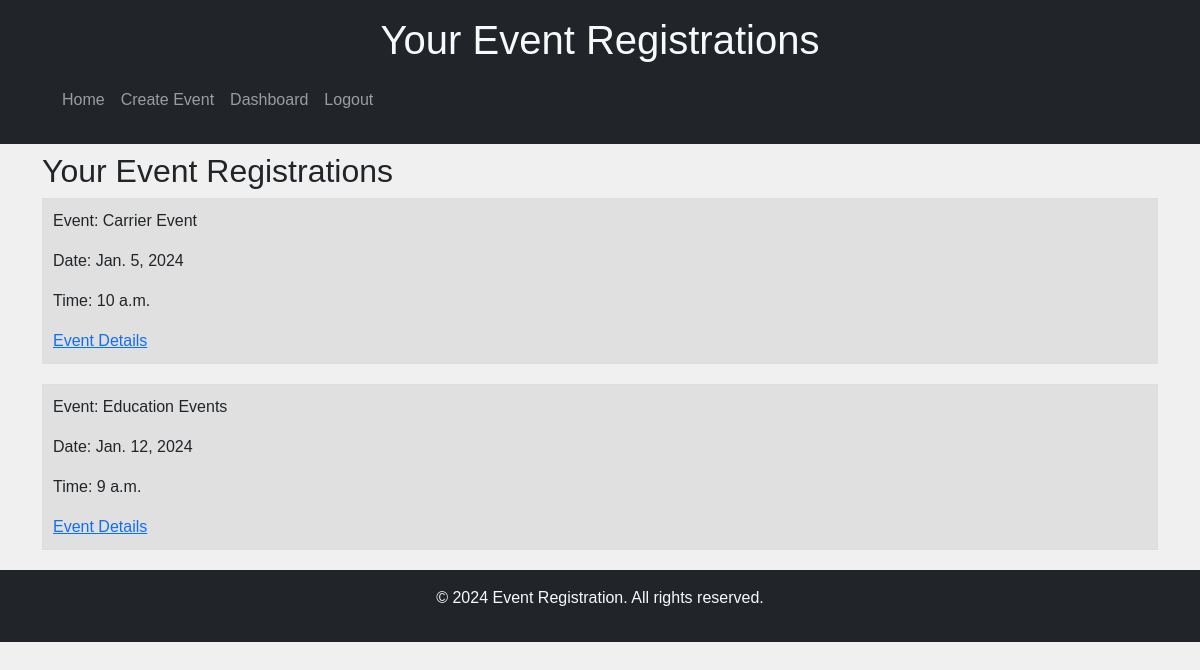
Page /dashboard/ (signed in) on the committed database.
### events/models.py (models this page shows, shortened)
class Registration(models.Model):
    user = models.ForeignKey(User, on_delete=models.CASCADE)
    event = models.ForeignKey(Event, on_delete=models.CASCADE)

class Event(models.Model):
    title = models.CharField(max_length=255)
    description = models.TextField()
    date = models.DateField()
    time = models.TimeField()
    location_name = models.CharField(max_length=255)
    max_slots = models.PositiveIntegerField()

### events/views.py (the view)
# urls.py: path('dashboard/', views.user_dashboard, name='user_dashboard'),
@login_required
def user_dashboard(request):
    registrations = Registration.objects.filter(user=request.user)
    return render(request, 'events/user_dashboard.html', {'registrations': registrations})

### events/templates/events/user_dashboard.html (shortened to what this page needs)
{% extends 'base.html' %}
{% block header %}Your Event Registrations{% endblock %}
{% block content %}
    <h2>Your Event Registrations</h2>
    {% for registration in registrations %}
        <div class="registration">
            <p>Event: {{ registration.event.title }}</p>
            <p>Date: {{ registration.event.date }}</p>
            <p>Time: {{ registration.event.time }}</p>
            <a href="{% url 'event_detail' registration.event.id %}">Event Details</a>
        </div>
    {% endfor %}
{% endblock %}

### events/templates/base.html (shortened to what this page needs)
<!DOCTYPE html>
{% load static %}
<html lang="en">
<head>
    <link rel="stylesheet" href="https://cdn.jsdelivr.net/npm/bootstrap@5.1.3/dist/css/bootstrap.min.css">
    <link rel="stylesheet" href="{% static 'css/styles.css' %}">
</head>
<body>
    <header class="bg-dark text-light py-3">
        <div class="container">
            <h1>{% block header %}Event Registration{% endblock %}</h1>
            <nav class="navbar navbar-expand-lg navbar-dark">
                <div class="container-fluid">
                    <div class="collapse navbar-collapse" id="navbarNav">
                        <ul class="navbar-nav">
                            <li class="nav-item"><a class="nav-link" href="{% url 'event_list' %}">Home</a></li>
                            <li class="nav-item"><a class="nav-link" href="{% url 'create_event' %}">Create Event</a></li>
                            <li class="nav-item"><a class="nav-link" href="{% url 'user_dashboard' %}">Dashboard</a></li>
                            {% if user.is_authenticated %}
                                <li class="nav-item"><a class="nav-link" href="{% url 'logout' %}">Logout</a></li>
                            {% else %}
                                <li class="nav-item"><a class="nav-link" href="{% url 'login' %}">Login</a></li>
                                <li class="nav-item"><a class="nav-link" href="{% url 'register' %}">Register</a></li>
                            {% endif %}
                        </ul>
                    </div>
                </div>
            </nav>
        </div>
    </header>
    <main class="container mt-2">
        {% block content %}{% endblock %}
    </main>
    <footer class="py-3 bg-dark text-light text-center">
        <p>&copy; 2024 Event Registration. All rights reserved.</p>
    </footer>
</body>
</html>

### events/static/css/styles.css (style rules this page uses)
body { font-family: 'Arial', sans-serif; margin: 0; padding: 0; background-color: #f0f0f0; }
header { background-color: #333; color: white; padding: 10px; text-align: center; }
main { margin: 20px; }
footer { background-color: #333; color: white; padding: 10px; text-align: center; }
.registration { border: 1px solid #ddd; padding: 10px; margin-bottom: 20px; background-color: #e0e0e0; }

### rows in the picture
Registration: event "Carrier Event", event "Jan. 5, 2024", event.time "10 a.m."
Registration: event "Education Events", event "Jan. 12, 2024", event.time "9 a.m."
